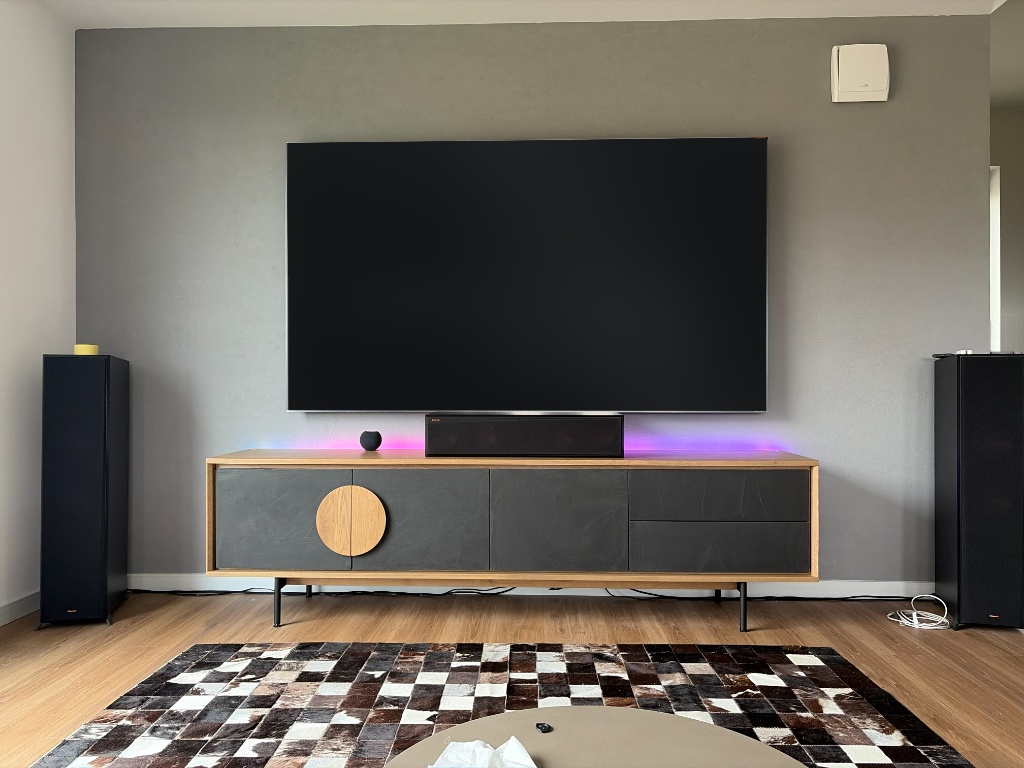
#> input picture .github/surse/polite-viniluri-beton/original.jpg, 1024 x 768 px
$ python beton.py
#> lines starting #> are read from the running program, lines starting #| are printed output that depends on the picture
### .github/surse/polite-viniluri-beton/core.py
"""Baza randării: camera calibrată și fețe plane texturate, desenate cu buffer de adâncime.

Fiecare față se calculează pixel cu pixel (raza din aparat intersectată cu planul feței), așa că ce acoperă
ce (lemnul, discurile, spatele) se rezolvă cu bufferul de adâncime, nu cu o ordine de desenare făcută de mână.
Fotografia `original.jpg` e deja curățată de `curata_foto.py` (televizor stins, fără persoana din ușă).
"""
import os

import cv2
import numpy as np

from camera import load_camera

HERE = os.path.dirname(os.path.abspath(__file__))
OUT = 2          # rezultatul are de 2 ori rezoluția fotografiei de 1024 × 768
SS = 2           # supraeșantionare: se calculează la 4x și se micșorează
RS = OUT * SS

cam1 = load_camera()
#> (reads .github/surse/polite-viniluri-beton/camera.json from the repository)
cam = load_camera(scale=RS)
PHOTO = cv2.imread(os.path.join(HERE, "original.jpg")).astype(np.float32) / 255.0
W, H = PHOTO.shape[1] * RS, PHOTO.shape[0] * RS
KINV = np.linalg.inv(np.array([[cam.f, 0, cam.pp[0]], [0, cam.f, cam.pp[1]], [0, 0, 1.0]]))


def proj(P, c=cam):
    return c.project(np.atleast_2d(np.asarray(P, float)), distort=False)


class Canvas:
    # [95 lines left out: functions __init__, face, multiply_wall, wall_light_map, not called in this run]

### .github/surse/polite-viniluri-beton/materials.py
"""Texturi și materiale luate din fotografie, ca piesele noi să aibă culorile și fibra din poză."""
import cv2
import numpy as np

from core import PHOTO, cam1

# tonurile măsurate pe comoda Veneto din fotografie (BGR, 0..1)
OAK_REF = np.array([121, 174, 222], np.float32) / 255.0              # rama și mânerul de stejar ale comodei


def _rectify_floor(X, Z, r):
#> called with X = (40, 86), Z = (70, 116), r = 10
    O = np.array([X[0], 0.0, Z[0]])
    w, h = int((X[1] - X[0]) * r), int((Z[1] - Z[0]) * r)
    K1 = np.array([[cam1.f, 0, cam1.pp[0]], [0, cam1.f, cam1.pp[1]], [0, 0, 1.0]])
    Hm = K1 @ cam1.R @ np.column_stack([[1, 0, 0], [0, 0, 1], O - cam1.C]) @ np.diag([1 / r, 1 / r, 1])
    return cv2.warpPerspective(PHOTO, Hm, (w, h), flags=cv2.INTER_CUBIC | cv2.WARP_INVERSE_MAP)
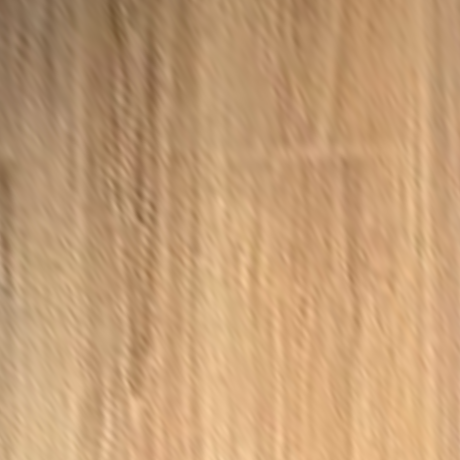
#> returned value: shape (460, 460, 3) float32; mean of channels 0, 1, 2 0.46, 0.619, 0.772; drawn as B, G, R


def _highpass(t, sigma):
#> called with sigma = 18
    low = cv2.GaussianBlur(t, (0, 0), sigma)
    return t / np.maximum(low, 1e-3)
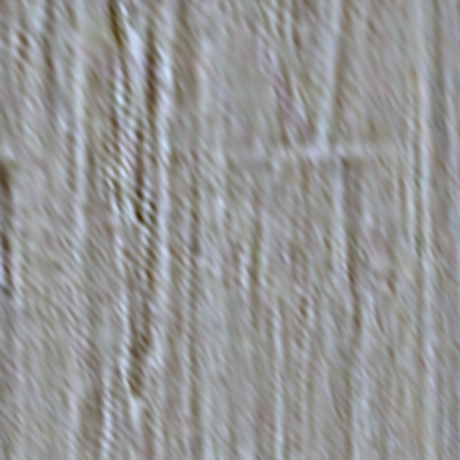
#> returned value: shape (460, 460, 3) float32; mean of channels 0, 1, 2 0.999, 1, 1; drawn with min black and max white


def _match(t, ref_mean, contrast=1.0):
    """Hartă de detaliu cu media 1 -> culoare cu media de referință; contrast scalează detaliul."""
#> called with ref_mean = array of shape (3,), contrast = 1.15
    g = t.mean(axis=2, keepdims=True)
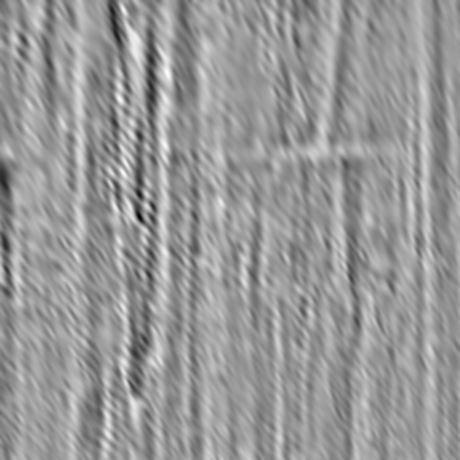
#> g: shape (460, 460, 1) float32; min 0.684, max 1.21, mean 1; drawn with min black and max white
    g = 1 + (g / g.mean() - 1) * contrast
    chroma = t / np.maximum(t.mean(axis=2, keepdims=True), 1e-3)
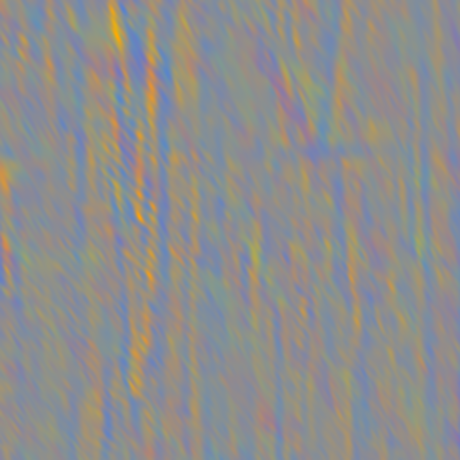
#> chroma: shape (460, 460, 3) float32; mean of channels 0, 1, 2 0.999, 1, 1; drawn with min black and max white
    chroma = 1 + (chroma - 1) * 0.35
    return np.clip(ref_mean * g * chroma, 0, 1).astype(np.float32)
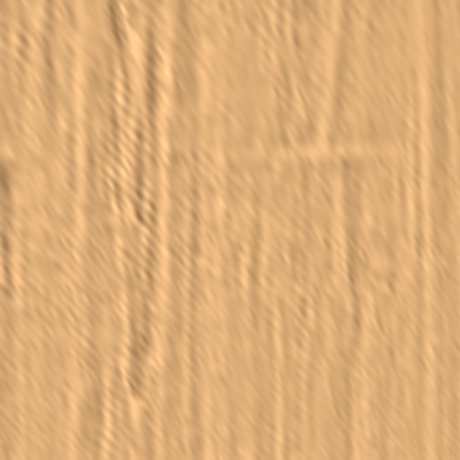
#> returned value: shape (460, 460, 3) float32; mean of channels 0, 1, 2 0.475, 0.682, 0.871; drawn as B, G, R


R_OAK = 10.0  # pixeli de textură pe cm


def oak_source():
    """Fibra de stejar luată din parchetul din stânga covorului (fibra merge de-a lungul rândurilor)."""
    t = _rectify_floor((40.0, 86.0), (70.0, 116.0), R_OAK)
    t = cv2.GaussianBlur(t, (0, 0), 0.7)
    t = _highpass(t, 18)
    t = np.clip(t, 0.6, 1.5)
    return _match(t, OAK_REF, contrast=1.15)


OAK_SRC = oak_source()


# [69 lines left out: functions straight_grain, glued_panel, end_grain, sample, not called in this run]


# cotoarele discurilor: mai ales deschise și estompate, cu câteva culori puternice (BGR)
SPINE_COLORS = np.array([
    (232, 236, 238), (214, 222, 226), (196, 214, 226), (40, 38, 38), (30, 30, 32), (64, 62, 60),
    (58, 66, 170), (40, 120, 210), (70, 170, 228), (150, 110, 60), (120, 80, 40), (100, 130, 70),
    (60, 50, 120), (170, 160, 140), (90, 90, 160), (200, 190, 170), (120, 150, 190), (45, 80, 140),
    (180, 120, 120), (80, 100, 110), (215, 200, 150), (30, 60, 100),
], np.float32) / 255.0
SPINE_P = np.array([10, 8, 6, 10, 7, 6, 3, 3, 3, 3, 3, 2, 2, 4, 2, 4, 3, 2, 2, 3, 4, 2], np.float32)
SPINE_P /= SPINE_P.sum()

### .github/surse/polite-viniluri-beton/camera.py
"""Modelul aparatului foto pentru fotografia din living (peretele cu televizorul), calibrat din muchiile
drepte ale unor obiecte cu dimensiuni cunoscute.

Coordonate (cm): X de-a lungul peretelui cu televizorul (X = 0 în colțul din stânga, pozitiv spre dreapta),
Y în sus (Y = 0 pardoseala), Z din perete spre aparatul foto (Z = 0 fața peretelui).
Dimensiuni cunoscute: peretele are 419 cm lățime; televizorul TCL 98C8L 216,6 × 123,6 cm; comoda Cioata
Veneto 242 × 48 × 67 cm. Înălțimea tavanului H rămâne necunoscută, ca să se poată compara cu cea dată
de utilizator (250 cm): `python camera.py` o lasă liberă, `python camera.py 250` o fixează.
"""
import json
import os

import numpy as np
from scipy.optimize import least_squares

HERE = os.path.dirname(os.path.abspath(__file__))
PP = np.array([512.0, 384.0])
RN = 640.0

WALL_W = 419.0
TV_W, TV_H = 216.6, 123.6
CAB_W, CAB_D, CAB_H = 242.0, 48.0, 67.0
BASE_T = 1.5

NAMES = ["f", "k1", "yaw", "pitch", "roll", "cx", "cy", "cz",
         "H", "hb", "ztv", "xtv", "ytv", "xc", "zc"]


def rot(yaw, pitch, roll):
    cy, sy = np.cos(yaw), np.sin(yaw)
    cp, sp = np.cos(pitch), np.sin(pitch)
    cr, sr = np.cos(roll), np.sin(roll)
    R0 = np.diag([1.0, -1.0, -1.0])
    Ry = np.array([[cy, 0, sy], [0, 1, 0], [-sy, 0, cy]])
    Rx = np.array([[1, 0, 0], [0, cp, -sp], [0, sp, cp]])
    Rz = np.array([[cr, -sr, 0], [sr, cr, 0], [0, 0, 1]])
    return Rz @ Rx @ Ry @ R0


class Camera:
    def __init__(self, q, scale=1.0):
        # scale > 1 dă aceeași cameră pentru o imagine mărită (randarea se face la 4x)
        self.q = dict(q)
        self.f = q["f"] * scale
        self.pp = PP * scale
        self.k1 = q["k1"]
        self.scale = scale
        self.R = rot(q["yaw"], q["pitch"], q["roll"])
        self.C = np.array([q["cx"], q["cy"], q["cz"]])

    def to_cam(self, P):
        return (self.R @ (np.atleast_2d(P) - self.C).T).T

    # [93 lines left out: functions project, _distort, undistort, ray, backproject, _line3d and 1 more, not called in this run]


def load_camera(scale=1.0, name="camera.json"):
    return Camera(json.load(open(os.path.join(HERE, name))), scale)


# [8 lines that do not run on import are left out]

### .github/surse/polite-viniluri-beton/beton.py
"""Beton decorativ (microciment) pentru polițe: textură procedurală care înlocuiește stejarul din materials.py.

Texturile au formatul celor din materials.py: np.ndarray float32 (rânduri, coloane, 3), canale BGR, valori
0…1, R_OAK = 10 pixeli pe cm; rândurile merg de-a lungul lungimii, coloanele pe lățime. Aspectul: nori fini de
ton, urme largi și discrete de mistrie (arce suprapuse, unele cu o linie fină la muchie), pori mici și rari,
granulație fină, fără nimic care să se repete. Finisajul mat-satinat apare doar ca diferențe mici de ton
între trecerile mistriei, fără luciu.

Aleatorul vine numai din parametrul rng (np.random.RandomState sau np.random.Generator).

Tonurile sunt culori aparente din fotografie, ca OAK_REF din materials.py, iar randarea le înmulțește cu
lumina peretelui:
- „antracit”: mediana fronturilor din microciment ale comodei, măsurată pe planul fronturilor (`measure_fronts`);
- „gri”: gri natural de beton, deschis spre mediu, ușor cald; e mai deschis și mai neutru decât peretele
  bej-gri din spatele polițelor (`measure_wall`).

Folosire în render.py (Scene.draw_shelf), în locul stejarului:
    face = concrete_panel(L + 22, P + 2, rng, ton)    # ton = "gri" sau "antracit"
    edge = concrete_edge(L + 22, T + 2, rng, ton)
    endg = concrete_end(T, P, rng, ton)
Lungimea are 20 cm în plus pentru că oak_color deplasează eșantionarea cu până la 20 cm; altfel `sample` ar
repeta textura în oglindă, iar la beton simetria s-ar vedea.

`python beton.py` măsoară tonurile, face mostrele out/beton_gri.png, out/beton_antracit.png și
out/beton_comparatie.png și afișează diferențele ΔE.
"""
import os

import cv2
import numpy as np

from core import HERE, PHOTO, cam1
from design import CABINET, D, TV
from materials import R_OAK

# BGR, 0…1: mediana fronturilor comodei (RGB 73, 74, 73) și griul de beton ales (RGB 170, 166, 158)
TONES = {
    "antracit": np.array([73, 74, 73], np.float32) / 255.0,
    "gri": np.array([158, 166, 170], np.float32) / 255.0,
}

# cât de vizibile sunt componentele, raportat la ton: pe antracit, urmele de mistrie se văd mai tare
STYLE = {
    "antracit": dict(cloud=0.030, trowel=0.045, vein=0.11, grain=0.012, pores=0.04, pore_depth=(0.12, 0.35),
                     pore_light=0.35, chroma=0.006, vein_w=(0.07, 0.12), vein_p=0.45, pass_area=110.0),
    "gri": dict(cloud=0.018, trowel=0.026, vein=0.04, grain=0.008, pores=0.035, pore_depth=(0.06, 0.20),
                pore_light=0.0, chroma=0.004, vein_w=(0.07, 0.12), vein_p=0.45, pass_area=110.0),
}
# vein_w = lățimea liniilor fine de la muchia mistriei (cm), vein_p = cât de des apar (din trecerile mistriei),
# pass_area = suprafața care revine unei treceri de mistrie (cm²); mai mică înseamnă mai multe urme


# ------------------------------------------------------------------ textura

def _smoothstep(e0, e1, x):
    t = np.clip((x - e0) / (e1 - e0), 0.0, 1.0)
    return t * t * (3 - 2 * t)


def _noise(rng, h, w, sigma):
    """Zgomot alb netezit gaussian (sigma în pixeli), cu deviația standard ~1 indiferent de mărimea panoului.

    Se generează pe o suprafață mai mare decât panoul, ca marginile să nu iasă în oglindă; câmpurile largi se
    calculează la rezoluție mică și se măresc.
    """
    k = max(1.0, sigma / 3.0)
    s = sigma / k
    p = int(np.ceil(3 * s)) + 1
    hh, ww = int(np.ceil(h / k)) + 2, int(np.ceil(w / k)) + 2
    n = rng.standard_normal((hh + 2 * p, ww + 2 * p)).astype(np.float32)
    n = cv2.GaussianBlur(n, (0, 0), s)[p:p + hh, p:p + ww]
    n *= 2 * np.sqrt(np.pi) * s           # deviația standard teoretică a zgomotului netezit e 1 / (2 √π s)
    if k > 1:
        n = cv2.resize(n, (int(round(ww * k)), int(round(hh * k))), interpolation=cv2.INTER_CUBIC)
    return n[:h, :w]


def _clouds(rng, h, w, r):
    """Nori fini de ton, ușor curgători (câmp deformat de alt câmp de zgomot)."""
    c = (0.40 * _noise(rng, h, w, 9.0 * r) + 0.42 * _noise(rng, h, w, 3.0 * r) + 0.34 * _noise(rng, h, w, 1.0 * r)
         + 0.18 * _noise(rng, h, w, 0.4 * r))
    # pete cu margini mai clare, unde mistria a lustruit mai mult
    c += 0.45 * np.tanh(2.0 * _noise(rng, h, w, 2.4 * r))
    du = 1.6 * r * _noise(rng, h, w, 5.0 * r)
    dv = 1.6 * r * _noise(rng, h, w, 5.0 * r)
    yy, xx = np.mgrid[0:h, 0:w].astype(np.float32)
    c = cv2.remap(c, xx + du, yy + dv, cv2.INTER_LINEAR, borderMode=cv2.BORDER_REFLECT)
    return c - c.mean()


def _trowel(rng, h, w, r, along=False, vein_w=(0.07, 0.12), vein_p=0.45, pass_area=110.0):
    """Urmele mistriei: arce late suprapuse, fiecare cu un ton puțin diferit (trecerile mai noi le acoperă pe
    cele vechi); muchia din față a mistriei e netă și uneori lasă o linie fină, mai deschisă.

    Întoarce (tonul trecerilor, liniile fine), amândouă cu media ~0. Cu along=True, trecerile merg de-a lungul
    rândurilor, ca pe un cant îngust.
    """
    yy, xx = np.mgrid[0:h, 0:w].astype(np.float32)
    wob = 0.25 * r * _noise(rng, h, w, 1.5 * r)            # muchiile mistriei nu sunt perfect circulare
    gate = _noise(rng, h, w, 2.2 * r)                      # liniile fine apar pe bucăți
    T = np.zeros((h, w), np.float32)
    V = np.zeros((h, w), np.float32)
    n = max(3, int(round(h * w / r ** 2 / pass_area)))
    for _ in range(n):
        if along:
            R = rng.uniform(60, 160) * r
            bw = rng.uniform(5, 9) * r
            phi = (0.0 if rng.uniform() < 0.5 else np.pi) + rng.uniform(-0.15, 0.15)
        else:
            R = rng.uniform(16, 55) * r
            bw = rng.uniform(6, 12) * r
            phi = rng.uniform(0, 2 * np.pi)
        px, py = rng.uniform(-0.1 * w, 1.1 * w), rng.uniform(-0.1 * h, 1.1 * h)
        cx, cy = px + R * np.cos(phi), py + R * np.sin(phi)
        half = 0.5 * rng.uniform(18, 45) * r               # jumătate din lungimea trecerii, pe arc
        a0 = phi + np.pi
        sharp = 1.0 if rng.uniform() < 0.5 else -1.0       # partea muchiei nete
        delta = rng.standard_normal()
        alpha = rng.uniform(0.45, 0.9)
        has_vein = rng.uniform() < vein_p
        vein_sign = 1.0 if rng.uniform() < 0.9 else -0.6    # rar, câte o linie mai închisă
        soft = rng.uniform(1.5, 3.5) * r

        # doar în dreptunghiul care cuprinde arcul
        ang = a0 + np.linspace(-half / R, half / R, 24)
        ex, ey = cx + R * np.cos(ang), cy + R * np.sin(ang)
        m = bw + 2 * r
        x0, x1 = int(max(np.floor(ex.min() - m), 0)), int(min(np.ceil(ex.max() + m), w))
        y0, y1 = int(max(np.floor(ey.min() - m), 0)), int(min(np.ceil(ey.max() + m), h))
        if x1 <= x0 or y1 <= y0:
            continue
        sl = (slice(y0, y1), slice(x0, x1))
        X, Y = xx[sl] - cx, yy[sl] - cy
        d = (np.hypot(X, Y) - R + wob[sl]) * sharp         # d = +bw/2 la muchia netă
        along_arc = np.angle(np.exp(1j * (np.arctan2(Y, X) - a0))) * R
        ends = _smoothstep(half, half - rng.uniform(4, 9) * r, np.abs(along_arc))
        across = _smoothstep(0.5 * bw, 0.5 * bw - 0.25 * r, d) * _smoothstep(-0.5 * bw, -0.5 * bw + soft, d)
        mask = (across * ends).astype(np.float32)
        a = alpha * mask
        T[sl] = T[sl] * (1 - a) + delta * a
        if has_vein:
            lw = rng.uniform(*vein_w) * r
            line = np.exp(-((d - 0.5 * bw) / lw) ** 2) * ends * _smoothstep(-0.1, 0.7, gate[sl])
            V[sl] += vein_sign * line.astype(np.float32)
    return T - T.mean(), V


def _pores(rng, h, w, r, density, depth, light):
    """Pori mici și rari: pete de ~1–2 mm, mai închise (pe antracit, unii par mai deschiși)."""
    P = np.zeros((h + 8, w + 8), np.float32)
    n = rng.poisson(density * h * w / r ** 2)
    ky, kx = np.mgrid[-3:4, -3:4].astype(np.float32)
    for _ in range(n):
        y, x = rng.uniform(0, h), rng.uniform(0, w)
        s = rng.uniform(0.035, 0.09) * r
        dep = rng.uniform(*depth) * (-0.6 if rng.uniform() < light else 1.0)
        iy, ix = int(y), int(x)
        g = np.exp(-((ky - (y - iy)) ** 2 + (kx - (x - ix)) ** 2) / (2 * s * s))
        P[iy + 1:iy + 8, ix + 1:ix + 8] += dep * g
    return 1 - P[4:4 + h, 4:4 + w]


def _tone_ref(tone):
    if isinstance(tone, str):
        if tone not in TONES:
            raise ValueError(f"ton necunoscut: {tone!r}; tonurile sunt {sorted(TONES)}")
        return TONES[tone], STYLE[tone]
    ref = np.asarray(tone, np.float32).reshape(-1)
    if ref.size != 3:
        raise ValueError("tone e „gri”, „antracit” sau o culoare BGR 0…1 (3 valori)")
    style = STYLE["antracit"] if ref.mean() < 0.4 else STYLE["gri"]
    return ref, style


def _style(st, gain):
    """Stilul tonului cu câștigurile aplicate: gain = {componentă: multiplicator}, de exemplu dict(vein=2.0)."""
    st = dict(st)
    for k, g in (gain or {}).items():
        if k not in st:
            raise ValueError(f"componentă necunoscută: {k!r}; sunt {sorted(st)}")
        st[k] = tuple(v * g for v in st[k]) if isinstance(st[k], tuple) else st[k] * g
    st["vein_p"] = min(st["vein_p"], 1.0)
    return st


def _concrete(h, w, rng, tone, along=False, gain=None, cut=None):
    """Textura de h × w pixeli. Cu cut = lățimea în pixeli, e o fâșie din mijlocul unui panou de h × cut."""
    ref, st = _tone_ref(tone)
    st = _style(st, gain)
    if cut is not None and cut > w:
        full = _concrete(h, cut, rng, tone, along, gain)
        a = (cut - w) // 2
        out = full[:, a:a + w]
        out = out * (ref / out.reshape(-1, 3).mean(0))       # media exactă a tonului și pe fâșie
        return np.clip(out, 0, 1).astype(np.float32)
    r = R_OAK
    lum = 1 + st["cloud"] * _clouds(rng, h, w, r)
    T, V = _trowel(rng, h, w, r, along, st["vein_w"], st["vein_p"], st["pass_area"])
    lum += st["trowel"] * T + st["vein"] * V
    lum += st["grain"] * _noise(rng, h, w, 0.7)
    lum *= _pores(rng, h, w, r, st["pores"], st["pore_depth"], st["pore_light"])
    c = st["chroma"] * _noise(rng, h, w, 12.0 * r)          # nuanțe abia vizibile, spre cald sau spre rece
    out = ref[None, None, :] * lum[..., None]
    out[..., 0] *= 1 - c
    out[..., 2] *= 1 + c
    out *= ref / out.reshape(-1, 3).mean(0)                  # media exactă a tonului
    return np.clip(out, 0, 1).astype(np.float32)


def concrete_panel(length_cm, width_cm, rng, tone, gain=None):
    """Panou de microciment, ca materials.glued_panel: rândurile pe lungime, coloanele pe lățime.

    tone: „gri”, „antracit” sau o culoare BGR 0…1. Întoarce float32 (round(length_cm·10) + 2,
    round(width_cm·10) + 2, 3), BGR, 0…1.
    gain: multiplicatori pentru componentele din STYLE (cloud, trowel, vein, vein_w, vein_p, pass_area…), pentru
    randările mici, unde estomparea stinge urmele fine; media tonului rămâne aceeași.
    """
    r = R_OAK
    L = int(round(length_cm * r)) + 2
    Wd = int(round(width_cm * r)) + 2
    return _concrete(L, Wd, rng, tone, gain=gain)


# [22 lines left out: functions concrete_edge, concrete_end, not called in this run]


# ------------------------------------------------------------------ măsurători în fotografie

def rectify_z(X, Y, z, r):
    """Planul vertical Z = z din fotografie, privit din față: coloanele după X, rândul 0 la Y maxim."""
    O = np.array([X[0], Y[1], z])
    w, h = int(round((X[1] - X[0]) * r)), int(round((Y[1] - Y[0]) * r))
    K1 = np.array([[cam1.f, 0, cam1.pp[0]], [0, cam1.f, cam1.pp[1]], [0, 0, 1.0]])
    Hm = K1 @ cam1.R @ np.column_stack([[1, 0, 0], [0, -1, 0], O - cam1.C]) @ np.diag([1 / r, 1 / r, 1])
    return cv2.warpPerspective(PHOTO, Hm, (w, h), flags=cv2.INTER_LINEAR | cv2.WARP_INVERSE_MAP)


# fronturile comodei, fără mânerul rotund, rosturi și margini: (dx0, dx1) față de marginea stângă, (y0, y1) în cm
FRONT_BOXES = {
    "ușa 1": ((4.5, 43.0), (25.0, 61.5)),
    "ușa 2": ((74.0, 111.5), (25.0, 61.5)),
    "ușa 3": ((115.5, 166.0), (25.0, 61.5)),
    "sertarul de sus": ((170.0, 237.0), (45.0, 61.5)),
    "sertarul de jos": ((170.0, 237.0), (25.0, 41.5)),
}
FRONT_Y = (22.0, 65.0)


def fronts_image(r=4):
    """Fronturile comodei rectificate, de la 2 la 240 cm de marginea stângă (fără ramă)."""
    xc = CABINET["x0"]
    return rectify_z((xc + 2.0, xc + 240.0), FRONT_Y, CABINET["z_front"], r)


def measure_fronts(r=4):
    """Mediana și media (BGR) fronturilor din microciment, plus media pe fiecare front."""
#> called with r = 4
    xc = CABINET["x0"]
    pix, per = [], {}
    for name, ((a, b), (y0, y1)) in FRONT_BOXES.items():
        p = rectify_z((xc + a, xc + b), (y0, y1), CABINET["z_front"], r).reshape(-1, 3)
        per[name] = p.mean(0)
        pix.append(p)
#> (the rest of the program and of its run is left out)
